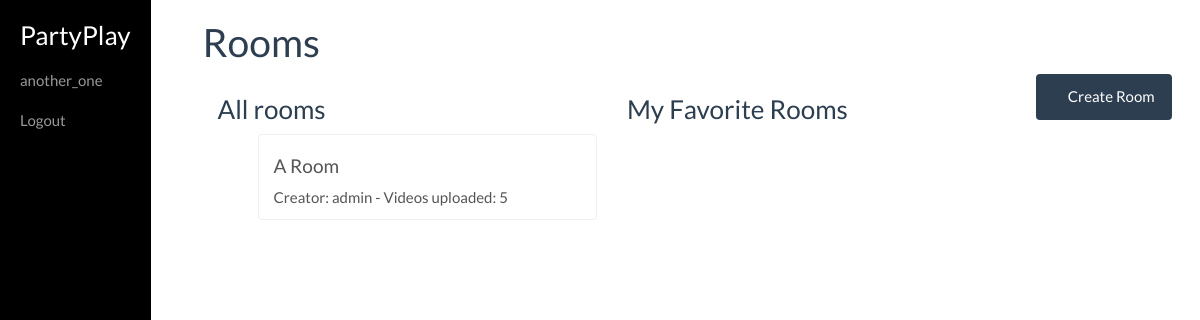
The app's page / (signed in), older data.
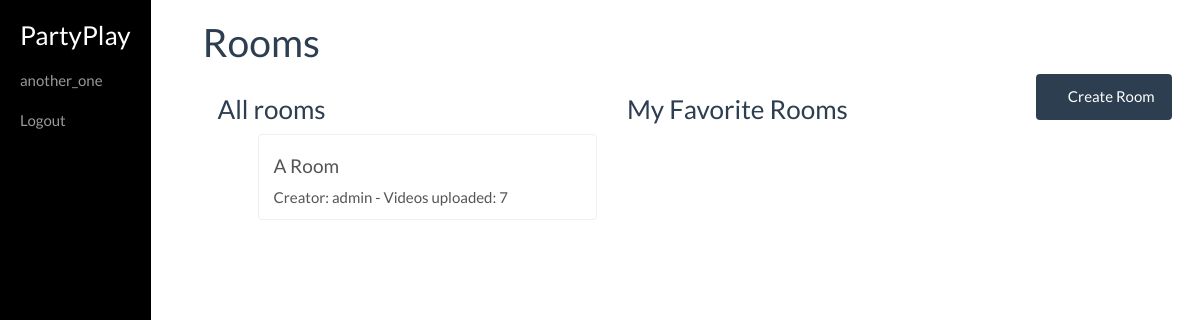
The same page, newer data.
### PartyPlay/models.py (models this page shows, shortened)
class Room(models.Model):
    name = models.CharField(max_length=200)
    url = models.CharField(max_length=200, default='', primary_key=True)
    public = models.BooleanField(default=True)
    creator = models.ForeignKey(User, on_delete=models.SET_NULL, null=True)
    current_video = models.ForeignKey('Video', null=True, blank=True,  on_delete=models.SET_NULL, related_name='currently_playing')
    next_time = models.DateTimeField(null=True, blank=True)
    favorite_users = models.ManyToManyField(User, blank=True, related_name='favorite_users')
    pass

### PartyPlay/views.py (the view)
# urls.py: url(r'^$', views.RoomModelListView.as_view(), name='rooms'),
class RoomModelListView(generic.ListView):
    model = Room
    context_object_name = 'room_list'
    template_name = 'partyplay/roommodel_list.html'
    def get_context_data(self, **kwargs):
        context = super(RoomModelListView, self).get_context_data(**kwargs)
        favorite_room_list = []
        for room in context['room_list'].all():
            if self.request.user in room.favorite_users.all():
                favorite_room_list.append(room)
        context['favorite_room_list'] = favorite_room_list
        return context

### PartyPlay/templates/partyplay/roommodel_list.html (shortened to what this page needs)
{% extends 'base_generic.html' %}
{% block content %}
<h1>Rooms</h1>
    <div class="col-sm-5">
        <h3>All rooms</h3>
        <div class="list-group">
          <ul>
            {% for room in room_list %}
                    <a href="{%  url 'room-detail-view' room.pk %}" class="list-group-item list-group-item-action"><h4>{{ room.name }}</h4> Creator: {{ room.creator.username }}   -  Videos uploaded: {{ room.video_set.count }}</a>
            {% endfor %}
          </ul>
        </div>
    </div>
    {% if user.is_authenticated %}
    <div class="col-sm-5">
        <h3>My Favorite Rooms</h3>
        <div class="list-group">
        </div>
    </div>
    <div class="col-sm-2">
        <a href="{% url 'add-room' %}" class="btn btn-primary"><span class="glyphicon glyphicon-plus-sign"></span> Create Room</a>
    </div>
    {% endif %}
{% endblock %}

Row changes from the older to the newer data that the page shows:
changed Room "A Room": video_set.count "5" → "7"
